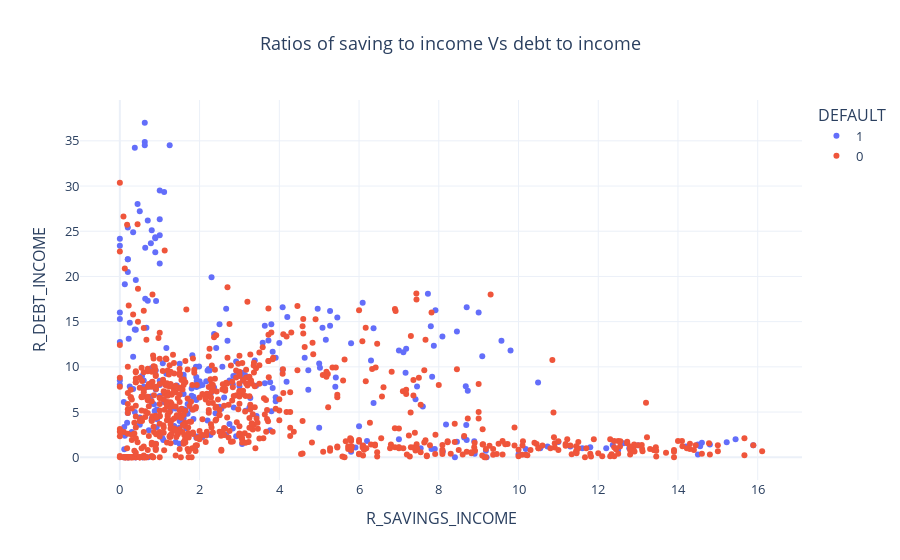

Source (notebook cell):
### Markdown cell above
### Scatter Plot
we want to see the relationship beteen ratios of income saving  and dept
'R_SAVINGS_INCOME', 'R_DEBT_INCOME', 'R_DEBT_SAVINGS'

### Code cell
fig2=px.scatter(data,x="R_SAVINGS_INCOME",y="R_DEBT_INCOME",title="Ratios of saving to income Vs debt to income",
            labels={"R_SAVINGS_INCOME":"Ratio of saving to income","R_DEBT_INCOME":"Ration of Debt to income"},
            color="DEFAULT",template="plotly_white")
fig2.update_layout(
    xaxis_title="R_SAVINGS_INCOME",
    yaxis_title="R_DEBT_INCOME",
    title_x=0.5,   # title center
    font=dict(size=13) 
)
fig2.show()

### Figure 1 — Plotly figure (JSON) as saved in the notebook; plotly's stock layout.template omitted (floating-point values rounded to 4 significant figures; data arrays with more than 128 entries replaced by an {"elided": "..."} marker saying what was removed)
{"data": [{"hovertemplate": "DEFAULT=1<br>Ratio of saving to income=%{x}<br>Ration of Debt to income=%{y}<extra></extra>", "legendgroup": "1", "marker": {"color": "#636efa", "symbol": "circle"}, "mode": "markers", "name": "1", "orientation": "v", "showlegend": true, "type": "scatter", "x": {"elided": "284 float values"}, "xaxis": "x", "y": {"elided": "284 float values"}, "yaxis": "y"}, {"hovertemplate": "DEFAULT=0<br>Ratio of saving to income=%{x}<br>Ration of Debt to income=%{y}<extra></extra>", "legendgroup": "0", "marker": {"color": "#EF553B", "symbol": "circle"}, "mode": "markers", "name": "0", "orientation": "v", "showlegend": true, "type": "scatter", "x": {"elided": "716 float values"}, "xaxis": "x", "y": {"elided": "716 float values"}, "yaxis": "y"}], "layout": {"font": {"size": 13}, "legend": {"title": {"text": "DEFAULT"}, "tracegroupgap": 0}, "title": {"text": "Ratios of saving to income Vs debt to income", "x": 0.5}, "xaxis": {"anchor": "y", "domain": [0, 1], "title": {"text": "R_SAVINGS_INCOME"}}, "yaxis": {"anchor": "x", "domain": [0, 1], "title": {"text": "R_DEBT_INCOME"}}}}
